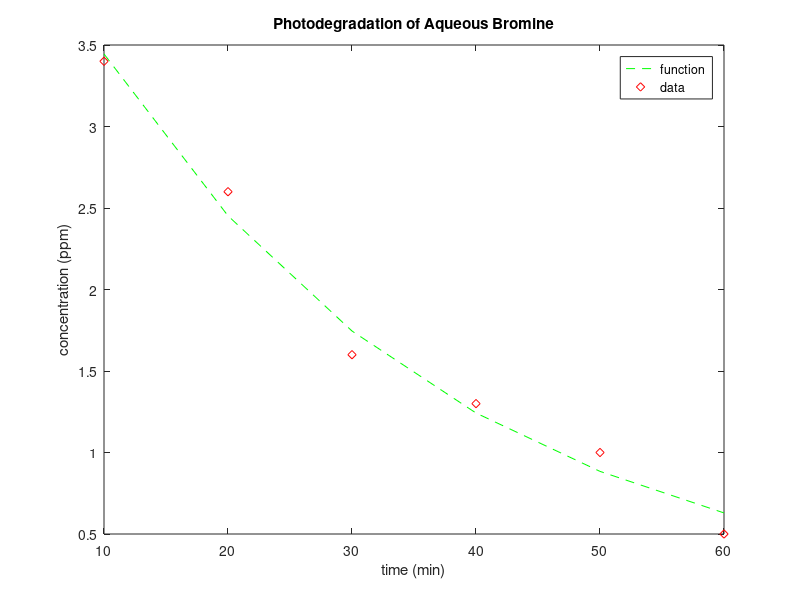

This chart was generated by the following MATLAB code:
% %  Homework 2 
% % % Problem 1
% subplot(1,2,1)
% q=10;
% R=60;
% C=0.00005;
% L=9;
% t4=0:.1:.8;
% a4=q*exp((-R.*t4)/(2*L)).*cos(sqrt((1/(L*C))-(R/(2*L)).^(2).*t4));
% plot(t4,a4)
%     title('Charge of Capacitor')
%     xlabel('time')
%     ylabel('Charge')
% subplot(1,2,2)
% c2=0.0005
% a5=q*exp((-R.*t4)/(2*L)).*cos(sqrt((1/(L*c2))-(R/(2*L)).^(2).*t4));
% hold on
% plot(t4,a5)
%     title('Charge of Capacitor 10x Greater')
%     xlabel('time')
%     ylabel('Charge')
% hold off
% % Problem 2
b2=[3.4; 2.6; 1.6; 1.3; 1.0; 0.5]
t=10:10:60
c=4.84*exp(-.034.*t)
plot(t,c,'g--',t,b2,'rd')
    title('Photodegradation of Aqueous Bromine')
    xlabel('time (min)')
    ylabel('concentration (ppm)')
    legend('function','data')